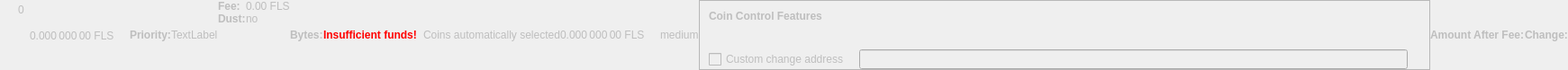
    <widget class="QWidget" name="dummyHideWidget" native="true">
     <property name="enabled">
      <bool>false</bool>
     </property>
     <property name="maximumSize">
      <size>
       <width>100</width>
       <height>22</height>
      </size>
     </property>
     <layout class="QHBoxLayout" name="dummyHideLayout">
      <property name="spacing">
       <number>0</number>
      </property>
      <property name="margin">
       <number>0</number>
      </property>
      <item>
       <layout class="QFormLayout" name="formLayoutCoinControl1">
        <property name="horizontalSpacing">
         <number>10</number>
        </property>
        <property name="verticalSpacing">
         <number>14</number>
        </property>
        <property name="leftMargin">
         <number>10</number>
        </property>
        <property name="topMargin">
         <number>4</number>
        </property>
        <property name="rightMargin">
         <number>6</number>
        </property>
        <item row="0" column="1">
         <widget class="QLabel" name="labelCoinControlBytes">
          <property name="cursor">
           <cursorShape>IBeamCursor</cursorShape>
          </property>
          <property name="contextMenuPolicy">
           <enum>Qt::ActionsContextMenu</enum>
          </property>
          <property name="text">
           <string notr="true">0</string>
          </property>
          <property name="textInteractionFlags">
           <set>Qt::LinksAccessibleByMouse|Qt::TextSelectableByKeyboard|Qt::TextSelectableByMouse</set>
          </property>
         </widget>
        </item>
       </layout>
      </item>
      <item>
       <widget class="QLabel" name="labelCoinControlAfterFee">
        <property name="enabled">
         <bool>false</bool>
        </property>
        <property name="sizePolicy">
         <sizepolicy hsizetype="Fixed" vsizetype="Fixed">
          <horstretch>0</horstretch>
          <verstretch>0</verstretch>
         </sizepolicy>
        </property>
        <property name="minimumSize">
         <size>
          <width>111</width>
          <height>12</height>
         </size>
        </property>
        <property name="maximumSize">
         <size>
          <width>111</width>
          <height>12</height>
         </size>
        </property>
        <property name="cursor">
         <cursorShape>IBeamCursor</cursorShape>
        </property>
        <property name="contextMenuPolicy">
         <enum>Qt::ActionsContextMenu</enum>
        </property>
        <property name="text">
         <string notr="true">0.000 000 00 FLS</string>
        </property>
        <property name="textInteractionFlags">
         <set>Qt::LinksAccessibleByMouse|Qt::TextSelectableByKeyboard|Qt::TextSelectableByMouse</set>
        </property>
       </widget>
      </item>
      <item>
       <widget class="QLabel" name="labelCoinControlPriorityText">
        <property name="enabled">
         <bool>false</bool>
        </property>
        <property name="font">
         <font>
          <weight>75</weight>
          <bold>true</bold>
         </font>
        </property>
        <property name="text">
         <string>Priority:</string>
        </property>
       </widget>
      </item>
      <item>
       <layout class="QHBoxLayout" name="horizontalLayout">
        <item>
         <widget class="QLabel" name="WarningLabel">
          <property name="text">
           <string>TextLabel</string>
          </property>
         </widget>
        </item>
       </layout>
      </item>
      <item>
       <layout class="QFormLayout" name="formLayoutCoinControl3">
        <property name="horizontalSpacing">
         <number>0</number>
        </property>
        <property name="verticalSpacing">
         <number>0</number>
        </property>
        <property name="leftMargin">
         <number>0</number>
        </property>
        <property name="topMargin">
         <number>0</number>
        </property>
        <property name="rightMargin">
         <number>0</number>
        </property>
        <item row="0" column="0">
         <widget class="QLabel" name="labelCoinControlFeeText">
          <property name="enabled">
           <bool>false</bool>
          </property>
          <property name="font">
           <font>
            <weight>75</weight>
            <bold>true</bold>
           </font>
          </property>
          <property name="text">
           <string>Fee:</string>
          </property>
          <property name="margin">
           <number>0</number>
          </property>
         </widget>
        </item>
        <item row="0" column="1">
         <widget class="QLabel" name="labelCoinControlFee">
          <property name="enabled">
           <bool>false</bool>
          </property>
          <property name="cursor">
           <cursorShape>IBeamCursor</cursorShape>
          </property>
          <property name="contextMenuPolicy">
           <enum>Qt::ActionsContextMenu</enum>
          </property>
          <property name="text">
           <string notr="true">0.00 FLS</string>
          </property>
          <property name="textInteractionFlags">
           <set>Qt::LinksAccessibleByMouse|Qt::TextSelectableByKeyboard|Qt::TextSelectableByMouse</set>
          </property>
         </widget>
        </item>
        <item row="1" column="0">
         <widget class="QLabel" name="labelCoinControlLowOutputText">
          <property name="enabled">
           <bool>false</bool>
          </property>
          <property name="font">
           <font>
            <weight>75</weight>
            <bold>true</bold>
           </font>
          </property>
          <property name="text">
           <string>Dust:</string>
          </property>
         </widget>
        </item>
        <item row="1" column="1">
         <widget class="QLabel" name="labelCoinControlLowOutput">
          <property name="enabled">
           <bool>false</bool>
          </property>
          <property name="cursor">
           <cursorShape>IBeamCursor</cursorShape>
          </property>
          <property name="contextMenuPolicy">
           <enum>Qt::ActionsContextMenu</enum>
          </property>
          <property name="text">
           <string>no</string>
          </property>
          <property name="textInteractionFlags">
           <set>Qt::LinksAccessibleByMouse|Qt::TextSelectableByKeyboard|Qt::TextSelectableByMouse</set>
          </property>
         </widget>
        </item>
       </layout>
      </item>
      <item>
       <widget class="QLabel" name="labelCoinControlBytesText">
        <property name="enabled">
         <bool>false</bool>
        </property>
        <property name="font">
         <font>
          <weight>75</weight>
          <bold>true</bold>
         </font>
        </property>
        <property name="text">
         <string>Bytes:</string>
        </property>
       </widget>
      </item>
      <item>
       <layout class="QFormLayout" name="formLayoutCoinControl2">
        <property name="horizontalSpacing">
         <number>0</number>
        </property>
        <property name="verticalSpacing">
         <number>0</number>
        </property>
        <property name="leftMargin">
         <number>0</number>
        </property>
        <property name="topMargin">
         <number>0</number>
        </property>
        <property name="rightMargin">
         <number>0</number>
        </property>
       </layout>
      </item>
      <item>
       <layout class="QHBoxLayout" name="horizontalLayoutCoinControl2">
        <property name="spacing">
         <number>0</number>
        </property>
        <property name="bottomMargin">
         <number>0</number>
        </property>
       </layout>
      </item>
      <item>
       <widget class="QLabel" name="labelCoinControlInsuffFunds">
        <property name="enabled">
         <bool>false</bool>
        </property>
        <property name="minimumSize">
         <size>
          <width>0</width>
          <height>0</height>
         </size>
        </property>
        <property name="font">
         <font>
          <weight>75</weight>
          <bold>true</bold>
         </font>
        </property>
        <property name="styleSheet">
         <string notr="true">color:red;font-weight:bold;</string>
        </property>
        <property name="text">
         <string>Insufficient funds!</string>
        </property>
        <property name="margin">
         <number>5</number>
        </property>
       </widget>
      </item>
      <item>
       <layout class="QFormLayout" name="formLayoutCoinControl4">
        <property name="horizontalSpacing">
         <number>0</number>
        </property>
        <property name="verticalSpacing">
         <number>0</number>
        </property>
        <property name="leftMargin">
         <number>0</number>
        </property>
        <property name="topMargin">
         <number>0</number>
        </property>
        <property name="rightMargin">
         <number>0</number>
        </property>
       </layout>
      </item>
      <item>
       <widget class="QLabel" name="labelCoinControlChangeLabel">
        <property name="enabled">
         <bool>false</bool>
        </property>
        <property name="sizePolicy">
         <sizepolicy hsizetype="Preferred" vsizetype="Expanding">
          <horstretch>0</horstretch>
          <verstretch>0</verstretch>
         </sizepolicy>
        </property>
        <property name="minimumSize">
         <size>
          <width>0</width>
          <height>0</height>
         </size>
        </property>
        <property name="text">
         <string/>
        </property>
        <property name="margin">
         <number>3</number>
        </property>
       </widget>
      </item>
      <item>
       <widget class="QLabel" name="labelCoinControlAutomaticallySelected">
        <property name="enabled">
         <bool>false</bool>
        </property>
        <property name="sizePolicy">
         <sizepolicy hsizetype="Fixed" vsizetype="Fixed">
          <horstretch>0</horstretch>
          <verstretch>0</verstretch>
         </sizepolicy>
        </property>
        <property name="minimumSize">
         <size>
          <width>0</width>
          <height>0</height>
         </size>
        </property>
        <property name="maximumSize">
         <size>
          <width>240</width>
          <height>16777215</height>
         </size>
        </property>
        <property name="text">
         <string>Coins automatically selected</string>
        </property>
        <property name="margin">
         <number>5</number>
        </property>
       </widget>
      </item>
      <item>
       <widget class="QLabel" name="labelCoinControlChange">
        <property name="enabled">
         <bool>false</bool>
        </property>
        <property name="sizePolicy">
         <sizepolicy hsizetype="Fixed" vsizetype="Fixed">
          <horstretch>0</horstretch>
          <verstretch>0</verstretch>
         </sizepolicy>
        </property>
        <property name="minimumSize">
         <size>
          <width>111</width>
          <height>0</height>
         </size>
        </property>
        <property name="maximumSize">
         <size>
          <width>111</width>
          <height>16777215</height>
         </size>
        </property>
        <property name="cursor">
         <cursorShape>IBeamCursor</cursorShape>
        </property>
        <property name="contextMenuPolicy">
         <enum>Qt::ActionsContextMenu</enum>
        </property>
        <property name="text">
         <string notr="true">0.000 000 00 FLS</string>
        </property>
        <property name="textInteractionFlags">
         <set>Qt::LinksAccessibleByMouse|Qt::TextSelectableByKeyboard|Qt::TextSelectableByMouse</set>
        </property>
       </widget>
      </item>
      <item>
       <widget class="QLabel" name="labelCoinControlPriority">
        <property name="enabled">
         <bool>false</bool>
        </property>
        <property name="cursor">
         <cursorShape>IBeamCursor</cursorShape>
        </property>
        <property name="contextMenuPolicy">
         <enum>Qt::ActionsContextMenu</enum>
        </property>
        <property name="text">
         <string>medium</string>
        </property>
        <property name="textInteractionFlags">
         <set>Qt::LinksAccessibleByMouse|Qt::TextSelectableByKeyboard|Qt::TextSelectableByMouse</set>
        </property>
       </widget>
      </item>
      <item>
       <widget class="QFrame" name="frameCoinControl">
        <property name="sizePolicy">
         <sizepolicy hsizetype="Expanding" vsizetype="Expanding">
          <horstretch>0</horstretch>
          <verstretch>0</verstretch>
         </sizepolicy>
        </property>
        <property name="maximumSize">
         <size>
          <width>16777215</width>
          <height>16777215</height>
         </size>
        </property>
        <property name="frameShape">
         <enum>QFrame::StyledPanel</enum>
        </property>
        <property name="frameShadow">
         <enum>QFrame::Sunken</enum>
        </property>
        <layout class="QVBoxLayout" name="verticalLayoutCoinControl2_2">
         <property name="spacing">
          <number>0</number>
         </property>
         <property name="margin">
          <number>0</number>
         </property>
         <item>
          <layout class="QVBoxLayout" name="verticalLayoutCoinControl" stretch="0,0,0,1">
           <property name="spacing">
            <number>0</number>
           </property>
           <property name="leftMargin">
            <number>10</number>
           </property>
           <property name="topMargin">
            <number>10</number>
           </property>
           <item>
            <layout class="QHBoxLayout" name="horizontalLayoutCoinControl1">
             <property name="bottomMargin">
              <number>15</number>
             </property>
             <item>
              <widget class="QLabel" name="labelCoinControlFeatures">
               <property name="enabled">
                <bool>false</bool>
               </property>
               <property name="sizePolicy">
                <sizepolicy hsizetype="Preferred" vsizetype="Maximum">
                 <horstretch>0</horstretch>
                 <verstretch>0</verstretch>
                </sizepolicy>
               </property>
               <property name="font">
                <font>
                 <weight>75</weight>
                 <bold>true</bold>
                </font>
               </property>
               <property name="styleSheet">
                <string notr="true">font-weight:bold;</string>
               </property>
               <property name="text">
                <string>Coin Control Features</string>
               </property>
              </widget>
             </item>
            </layout>
           </item>
           <item>
            <widget class="QWidget" name="widgetCoinControl" native="true">
             <property name="sizePolicy">
              <sizepolicy hsizetype="Preferred" vsizetype="Preferred">
               <horstretch>0</horstretch>
               <verstretch>0</verstretch>
              </sizepolicy>
             </property>
             <property name="minimumSize">
              <size>
               <width>0</width>
               <height>0</height>
              </size>
             </property>
             <property name="styleSheet">
              <string notr="true"/>
             </property>
             <layout class="QHBoxLayout" name="horizontalLayoutCoinControl5_2">
              <property name="margin">
               <number>0</number>
              </property>
              <item>
               <layout class="QHBoxLayout" name="horizontalLayoutCoinControl3">
                <property name="spacing">
                 <number>20</number>
                </property>
                <property name="topMargin">
                 <number>0</number>
                </property>
                <property name="bottomMargin">
                 <number>10</number>
                </property>
               </layout>
              </item>
             </layout>
            </widget>
           </item>
           <item>
            <layout class="QHBoxLayout" name="horizontalLayoutCoinControl4" stretch="0,0,0">
             <property name="spacing">
              <number>12</number>
             </property>
             <property name="sizeConstraint">
              <enum>QLayout::SetDefaultConstraint</enum>
             </property>
             <property name="topMargin">
              <number>5</number>
             </property>
             <property name="rightMargin">
              <number>5</number>
             </property>
             <item>
              <widget class="QCheckBox" name="checkBoxCoinControlChange">
               <property name="enabled">
                <bool>false</bool>
               </property>
               <property name="toolTip">
                <string>If this is activated, but the change address is empty or invalid, change will be sent to a newly generated address.</string>
               </property>
               <property name="text">
                <string>Custom change address</string>
               </property>
              </widget>
             </item>
             <item>
              <widget class="QValidatedLineEdit" name="lineEditCoinControlChange">
               <property name="enabled">
                <bool>false</bool>
               </property>
               <property name="sizePolicy">
                <sizepolicy hsizetype="Expanding" vsizetype="Fixed">
                 <horstretch>0</horstretch>
                 <verstretch>0</verstretch>
                </sizepolicy>
               </property>
              </widget>
             </item>
             <item>
              <widget class="QLabel" name="labelCoinControlChangeLabel_2">
               <property name="sizePolicy">
                <sizepolicy hsizetype="Preferred" vsizetype="Expanding">
                 <horstretch>0</horstretch>
                 <verstretch>0</verstretch>
                </sizepolicy>
               </property>
               <property name="minimumSize">
                <size>
                 <width>0</width>
                 <height>0</height>
                </size>
               </property>
               <property name="text">
                <string/>
               </property>
               <property name="margin">
                <number>3</number>
               </property>
              </widget>
             </item>
            </layout>
           </item>
           <item>
            <spacer name="verticalSpacerCoinControl">
             <property name="orientation">
              <enum>Qt::Vertical</enum>
             </property>
             <property name="sizeHint" stdset="0">
              <size>
               <width>800</width>
               <height>1</height>
              </size>
             </property>
            </spacer>
           </item>
          </layout>
         </item>
        </layout>
       </widget>
      </item>
      <item>
       <widget class="QLabel" name="labelCoinControlAfterFeeText">
        <property name="enabled">
         <bool>false</bool>
        </property>
        <property name="minimumSize">
         <size>
          <width>0</width>
          <height>0</height>
         </size>
        </property>
        <property name="maximumSize">
         <size>
          <width>16777215</width>
          <height>16777215</height>
         </size>
        </property>
        <property name="font">
         <font>
          <weight>75</weight>
          <bold>true</bold>
         </font>
        </property>
        <property name="text">
         <string>Amount After Fee:</string>
        </property>
        <property name="alignment">
         <set>Qt::AlignLeading|Qt::AlignLeft|Qt::AlignVCenter</set>
        </property>
        <property name="margin">
         <number>0</number>
        </property>
       </widget>
      </item>
      <item>
       <widget class="QLabel" name="labelCoinControlChangeText">
        <property name="enabled">
         <bool>false</bool>
        </property>
        <property name="sizePolicy">
         <sizepolicy hsizetype="Preferred" vsizetype="Preferred">
          <horstretch>0</horstretch>
          <verstretch>0</verstretch>
         </sizepolicy>
        </property>
        <property name="minimumSize">
         <size>
          <width>0</width>
          <height>0</height>
         </size>
        </property>
        <property name="maximumSize">
         <size>
          <width>16777215</width>
          <height>16777215</height>
         </size>
        </property>
        <property name="font">
         <font>
          <weight>75</weight>
          <bold>true</bold>
         </font>
        </property>
        <property name="text">
         <string>Change:</string>
        </property>
        <property name="alignment">
         <set>Qt::AlignLeading|Qt::AlignLeft|Qt::AlignVCenter</set>
        </property>
       </widget>
      </item>
     </layout>
    </widget>
